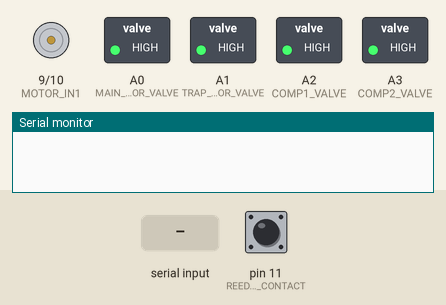
A sketch run on a simulated Arduino Uno, built with avr-gcc and run on an emulated ATmega328P. Parts: motor-driver pin pairs drawn as motors (green arrow = first pin HIGH = forward, orange = second pin HIGH = backward, longer = more drive, scaled by the enable pin), switched loads named in the sketch (green lamp = pin HIGH), the last lines printed to the serial monitor. Inputs (shaded band) come from the test bench; at power-on: pin 11 (REED_SWITCH_PIN_CONTACT) LOW.

Above: at 1.2 s.
1.3 s: "0" received over Serial
At 1.8 s:
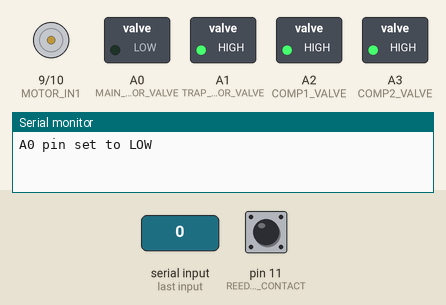
2.8 s: "2" received over Serial
At 4.3 s:
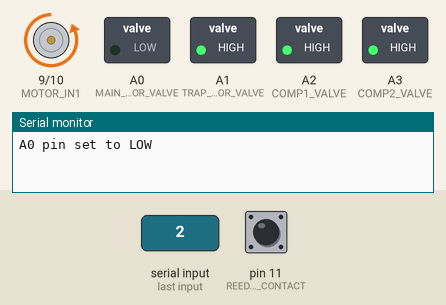
Timing chart, 0 to 5.8 s (numbered marks = the images above; inputs shaded):
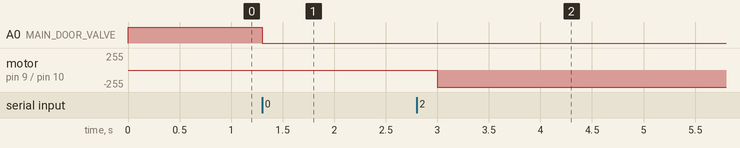

Measured:
- after the input at 1.3 s, A0 (MAIN_DOOR_VALVE): HIGH → LOW at once
- after the input at 2.8 s, motor on pin 9 (MOTOR_IN1) / pin 10 (MOTOR_IN2): stopped → backward 255/255 after 0.20 s

The sketch:

MAINTENANCEARDUINO.ino
```cpp
#define TRIG_PIN 4  // Define the pins for HC-SR04 sensor
#define ECHO_PIN 5
#define MOTOR_ENA 6                 // Enable pin for motor driver
#define MOTOR_IN1 9                 // Motor driver input pin 1
#define MOTOR_IN2 10                // Motor driver input pin 2
#define REED_SWITCH_PIN_DOOR 8      // Reed switch pin for door closed
#define REED_SWITCH_PIN_CONTACT 11  // Reed switch pin for contact detection
#define pinbitch 13                 //testwr

//Relays
const int MAIN_DOOR_VALVE = A0;  // Relay 1 connected to analog pin A0
const int TRAP_DOOR_VALVE = A1;  // Relay 2 connected to analog pin A1
const int COMP1_VALVE = A2;      // Relay  3 connected to analog pin A2
const int COMP2_VALVE = A3;      // Relay 4 connected to analog pin A3


bool isMotorRunning = false;

void setup() {
  // Set the baud rate for both the hardware and software serial ports
  Serial.begin(9600);    // Serial monitor for debugging

  // Define pin modes
  pinMode(TRIG_PIN, OUTPUT);  //Ultrasonic pins
  pinMode(ECHO_PIN, INPUT);

  pinMode(MAIN_DOOR_VALVE, OUTPUT);
  pinMode(TRAP_DOOR_VALVE, OUTPUT);
  pinMode(COMP1_VALVE, OUTPUT);
  pinMode(COMP2_VALVE, OUTPUT);


  pinMode(MOTOR_ENA, OUTPUT);
  pinMode(MOTOR_IN1, OUTPUT);
  pinMode(MOTOR_IN2, OUTPUT);
  pinMode(REED_SWITCH_PIN_DOOR, INPUT);     // Enable internal pull-up resistor for the door reed switch
  pinMode(REED_SWITCH_PIN_CONTACT, INPUT);  // Enable internal pull-up resistor for the contact reed switch

  pinMode(pinbitch, INPUT);  //tEEST

  digitalWrite(MAIN_DOOR_VALVE, HIGH);
  digitalWrite(TRAP_DOOR_VALVE, HIGH);
  digitalWrite(COMP1_VALVE, HIGH);
  digitalWrite(COMP2_VALVE, HIGH);
}


void loop() {
  if (Serial.available()) {
    char command = Serial.read(); // read the command from the serial monitor

    if (command == '1') { // if the command is '1'
      digitalWrite(A0, HIGH); // set A0 pin to a high state
      Serial.println("A0 pin set to HIGH"); // send a confirmation message back to the serial monitor
    }
    else if (command == '0') { // if the command is '0'
      digitalWrite(A0, LOW); // set A0 pin to a low state
      Serial.println("A0 pin set to LOW"); // send a confirmation message back to the serial monitor
    }
    else if (command == '2') { // if the command is '0'
       while (!isContactDetected()) {
              startMotorBackward();

              // Keep running the motor backward until contact is detected
            }
            stopMotor();
    }

    else {
      Serial.println("Invalid command"); // send an error message if the command is invalid
    }
  }
}

void startMotorBackward() {
  digitalWrite(MOTOR_ENA, HIGH);  // Enable the motor driver
  delay(200);
  digitalWrite(MOTOR_IN1, LOW);   // Motor input 1 LOW
  digitalWrite(MOTOR_IN2, HIGH);  // Motor input 2 HIGH
  isMotorRunning = true;
}
bool isContactDetected() {
  return digitalRead(REED_SWITCH_PIN_CONTACT) == HIGH;
}

void stopMotor() {
  digitalWrite(MOTOR_ENA, LOW);  // Disable the motor driver
  delay(200);
  digitalWrite(MOTOR_IN1, LOW);  // Motor input 1 LOW
  digitalWrite(MOTOR_IN2, LOW);  // Motor input 2 LOW
  isMotorRunning = false;
}
```
